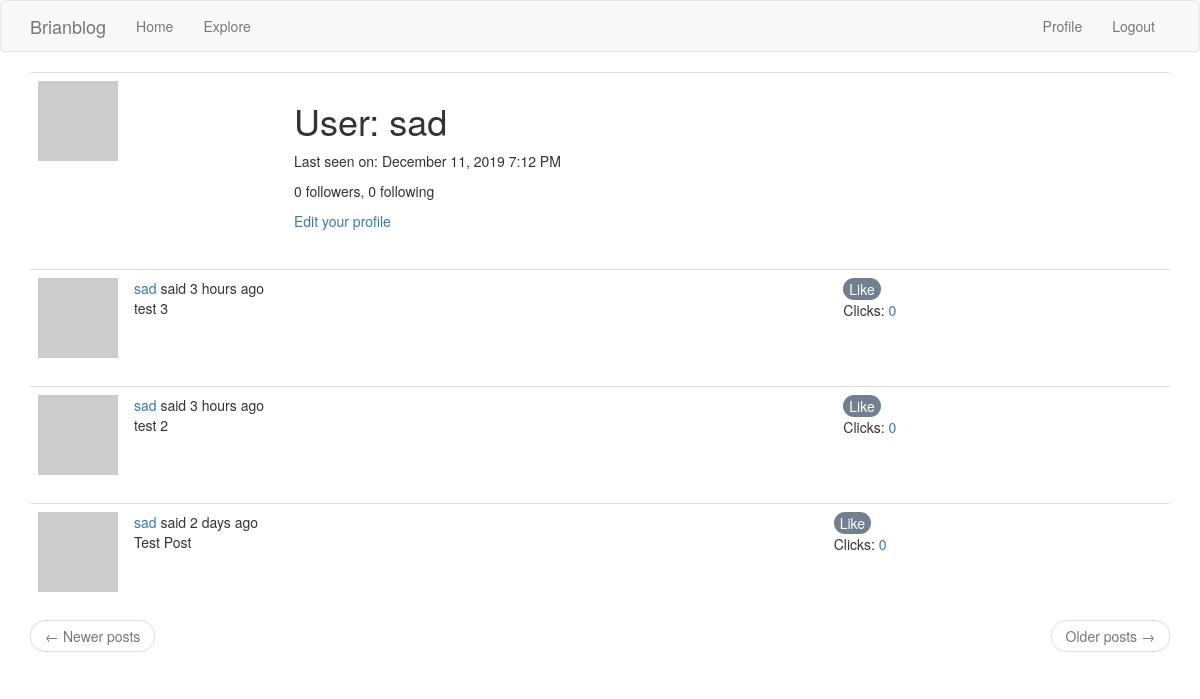
/user/sad (signed in), run on an earlier commit of the app's database.
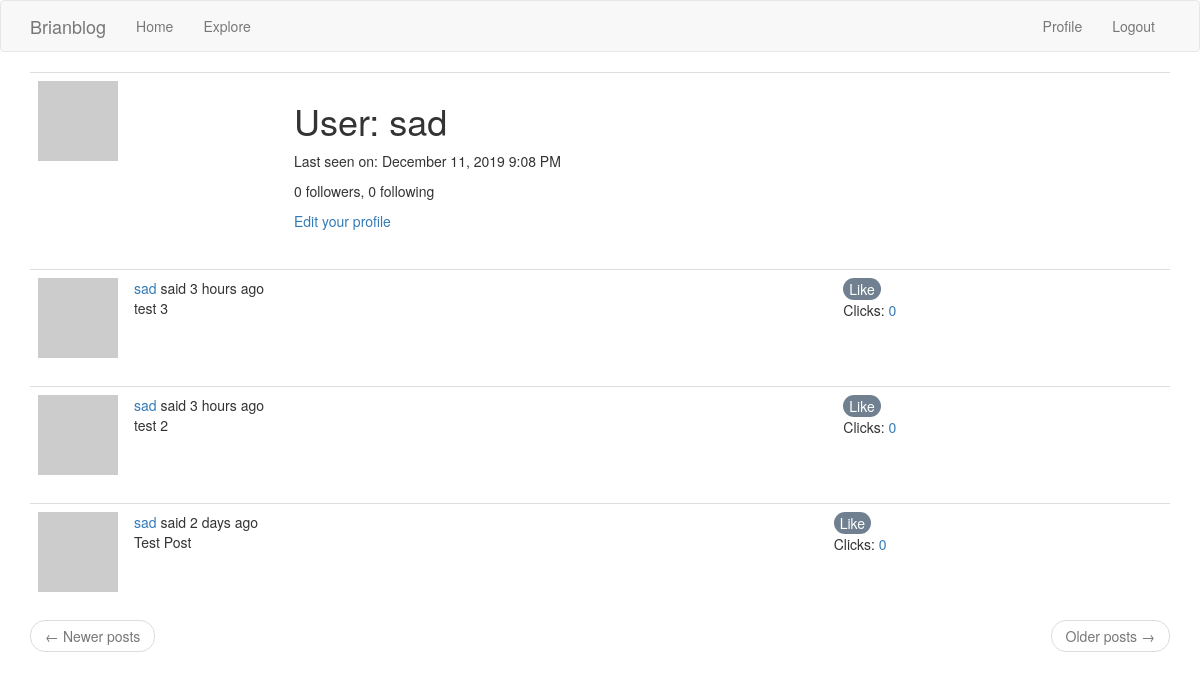
And on a later commit of the database.
### app/models.py (models this page shows, shortened)
class User(UserMixin, db.Model):
    id = db.Column(db.Integer, primary_key=True)
    username = db.Column(db.String(64), index=True, unique=True)
    email = db.Column(db.String(120), index=True, unique=True)
    password_hash = db.Column(db.String(128))
    posts = db.relationship('Post', backref='author', lazy='dynamic')
    about_me = db.Column(db.String(140))
    last_seen = db.Column(db.DateTime, default=datetime.utcnow)
    followed = db.relationship(
        'User', secondary=followers,
        primaryjoin=(followers.c.follower_id == id),
        secondaryjoin=(followers.c.followed_id == id),
        backref=db.backref('followers', lazy='dynamic'), lazy='dynamic')
    def avatar(self, size):
        digest = md5(self.email.lower().encode('utf-8')).hexdigest()
        return 'https://www.gravatar.com/avatar/{}?d=identicon&s={}'.format(
            digest, size)

class Post(db.Model):
    id = db.Column(db.Integer, primary_key=True)
    body = db.Column(db.String(140))
    timestamp = db.Column(db.DateTime, index=True, default=datetime.utcnow)
    user_id = db.Column(db.Integer, db.ForeignKey('user.id'))

### app/routes.py (the view)
@app.route('/user/<username>')
@login_required
def user(username):
    user = User.query.filter_by(username=username).first_or_404()
    page = request.args.get('page', 1, type=int)
    posts = user.posts.order_by(Post.timestamp.desc()).paginate(
        page, app.config['POSTS_PER_PAGE'], False)
    next_url = url_for('user', username=user.username, page=posts.next_num) \
        if posts.has_next else None
    prev_url = url_for('user', username=user.username, page=posts.prev_num) \
        if posts.has_prev else None
    return render_template('user.html', user=user, posts=posts.items,
                           next_url=next_url, prev_url=prev_url)

### app/models.py (called while the page is built)
@login.user_loader
def load_user(id):
    return User.query.get(int(id))

### app/routes.py (called while the page is built)
@app.before_request
def before_request():
    if current_user.is_authenticated:
        current_user.last_seen = datetime.utcnow()
        db.session.commit()
    g.locale = str(get_locale())

### app/templates/user.html (shortened to what this page needs)
{% extends "base.html" %}
{% block app_content %}
    <table class="table table-hover">
        <tr>
            <td width="256px"><img src="{{ user.avatar(256) }}"></td>
            <td>
                <h1>{{ _('User') }}: {{ user.username }}</h1>
                {% if user.last_seen %}
                <p>{{ _('Last seen on') }}: {{ moment(user.last_seen).format('LLL') }}</p>
                {% endif %}
                <p>{{ _('%(count)d followers', count=user.followers.count()) }}, {{ _('%(count)d following', count=user.followed.count()) }}</p>
                {% if user == current_user %}
                <p><a href="{{ url_for('edit_profile') }}">{{ _('Edit your profile') }}</a></p>
                {% elif not current_user.is_following(user) %}
                <p><a href="{{ url_for('follow', username=user.username) }}">{{ _('Follow') }}</a></p>
                {% else %}
                <p><a href="{{ url_for('unfollow', username=user.username) }}">{{ _('Unfollow') }}</a></p>
                {% endif %}
            </td>
        </tr>
    </table>
    {% for post in posts %}
        {% include '_post.html' %}
    {% endfor %}
    <nav aria-label="...">
        <ul class="pager">
            <li class="previous{% if not prev_url %} disabled{% endif %}">
                <a href="{{ prev_url or '#' }}">
                    <span aria-hidden="true">&larr;</span> {{ _('Newer posts') }}
                </a>
            </li>
            <li class="next{% if not next_url %} disabled{% endif %}">
                <a href="{{ next_url or '#' }}">
                    {{ _('Older posts') }} <span aria-hidden="true">&rarr;</span>
                </a>
            </li>
        </ul>
    </nav>
{% endblock %}

### app/templates/base.html (shortened to what this page needs)
{% extends 'bootstrap/base.html' %}
{% block navbar %}
    <nav class="navbar navbar-default">
        <div class="container">
            <div class="navbar-header">
                <a class="navbar-brand" href="{{ url_for('index') }}">Brianblog</a>
            </div>
            <div class="collapse navbar-collapse" id="bs-example-navbar-collapse-1">
                <ul class="nav navbar-nav">
                    <li><a href="{{ url_for('index') }}">{{ _('Home') }}</a></li>
                    <li><a href="{{ url_for('explore') }}">{{ _('Explore') }}</a></li>
                </ul>
                <ul class="nav navbar-nav navbar-right">
                    {% if current_user.is_anonymous %}
                    <li><a href="{{ url_for('login') }}">{{ _('Login') }}</a></li>
                    {% else %}
                    <li><a href="{{ url_for('user', username=current_user.username) }}">{{ _('Profile') }}</a></li>
                    <li><a href="{{ url_for('logout') }}">{{ _('Logout') }}</a></li>
                    {% endif %}
                </ul>
            </div>
        </div>
    </nav>
{% endblock %}
{% block content %}
    <div class="container">
        {% block app_content %}{% endblock %}
    </div>
{% endblock %}

### app/templates/_post.html (shortened to what this page needs)
<table class="table table-hover">
    <tr>
        <td width="70px">
            <a href="{{ url_for('user', username=post.author.username) }}">
                <img src="{{ post.author.avatar(70) }}" />
            </a>
        </td>
        <td>
            {{ _('%(username)s said %(when)s',
                username=user_link, when=moment(post.timestamp).fromNow()) }}
            <br>
            {{ post.body }}
        </td>
        <td>
            <button onClick="like()">Like</button>
            <p>Clicks: <a id="likes">0</a></p>
        </td>
    </tr>
</table>

### app/templates/_post.html (style rules this page uses)
button { background-color:slategray; color:white; border:none; border-radius:20px; }

What changed in the data, as far as the page shows it:
changed User "sad": last_seen "December 11, 2019 7:12 PM" → "December 11, 2019 9:08 PM"
